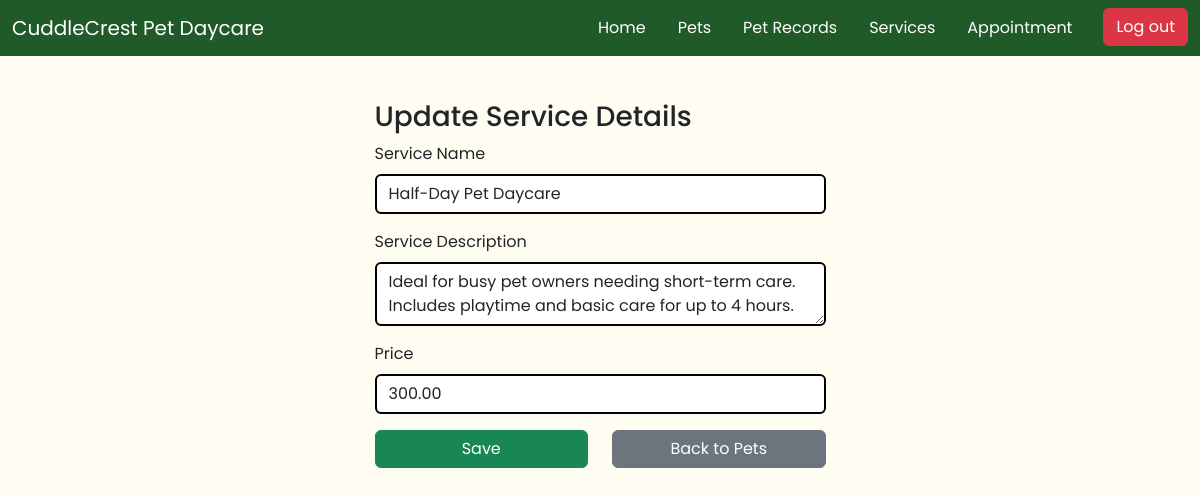
The app's page /services/6/update/ (signed in) with its own data.
### app/models.py (models this page shows, shortened)
class Services(models.Model):
    service_name = models.CharField(max_length=100)
    service_description = models.TextField()
    price = models.DecimalField(max_digits=10, decimal_places=2)

### app/views.py (the view)
# urls.py: path('services/<int:pk>/update/', ServicesUpdateView.as_view(), name='services_update'),
class ServicesUpdateView(LoginRequiredMixin, UpdateView):
    model = Services
    fields = ['service_name', 'service_description', 'price']
    template_name = 'services/services_update.html'
    success_url = reverse_lazy('services_list')
    def get_context_data(self, **kwargs):
        context = super().get_context_data(**kwargs)
        service = self.get_object()
        context['service'] = service
        return context

### app/templates/services/services_update.html (shortened to what this page needs)
{% extends 'app/base.html' %}
{% load static %}
{% block content %}
<div class="container-fluid" id="page-container-headers">
    <div class="container">
        <h3 id="edit-details" class="form-heading">Update Service Details</h2>
        <form id="create-edit-form" method="post">
            <div class="mb-3">
                <label for="service_name" class="form-label">Service Name</label>
                <input type="text" id="service_name" name="service_name" placeholder="Enter service name" class="form-control" value="{{ service.service_name }}" required>
            </div>
            <div class="mb-3">
                <label for="service_description" class="form-label">Service Description</label>
                <textarea id="service_description" name="service_description" placeholder="Enter service description" class="form-control" required>{{ service.service_description }}</textarea>
            </div>
            <div class="mb-3">
                <label for="price" class="form-label">Price</label>
                <input type="number" id="price" name="price" step="0.01" placeholder="Enter price" class="form-control" value="{{ service.price }}" required>
            </div>
            <div class="row">
                <div class="col">
                    <button type="submit" class="btn btn-success" id="action-button">Save</button>
                </div>
                <div class="col">
                    <a href="{% url 'services_list' %}" class="btn btn-secondary" id="back-button">Back to Pets</a>
                </div>
            </div>
        </form>
    </div>
</div>
{% endblock content %}

### static/css/base.css (style rules this page uses)
* { font-family: "Poppins", serif !important; }
body { background-color: #FFFDF2; }
#page-container-headers .container { width: 475px !important; margin-top: 35px; }
.mb-3 input, .mb-3 select, #activities, #notes, #service_description { border: 2px solid black !important; }
#action-button, #back-button { width: 100% !important; }
#create-edit-form input, select { border: 2px solid black !important; }

### records on screen
Services: service_name "Half-Day Pet Daycare", service_description "Ideal for busy pet owners needing short-term care. Includes playtime and basic care for up to 4 hours.", price "300.00"
